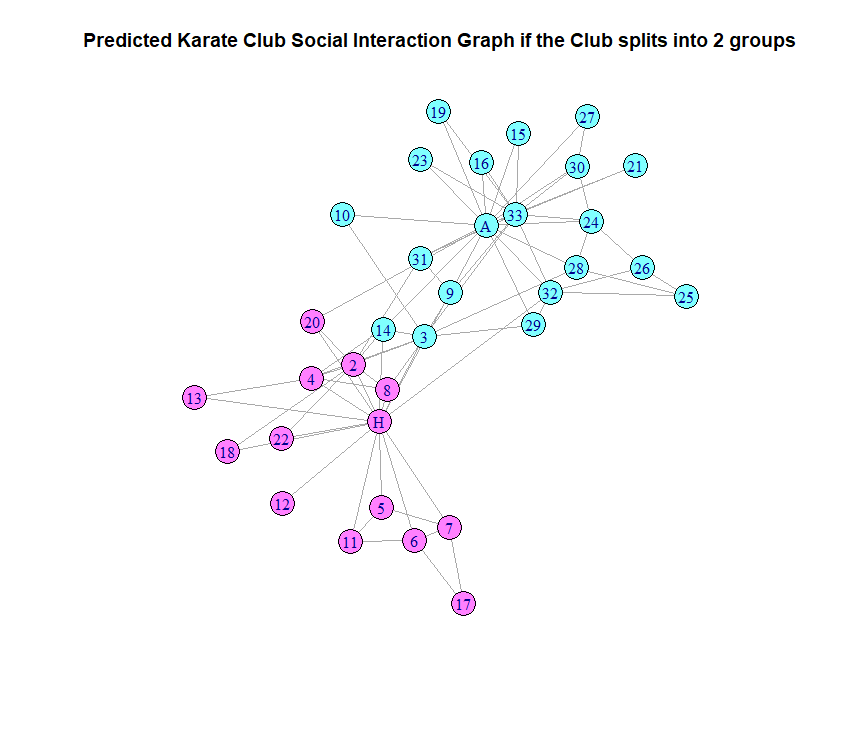

R code for this plot:
library("igraph")
library(igraphdata)
data(karate)
Karate_eb <- edge.betweenness.community(karate)
groups <- cutat(Karate_eb, 2)
colors <- cm.colors(2, 1)
plot(karate, 
     vertex.color=colors[groups],
     vertex.size = 10,
     main="Predicted Karate Club Social Interaction Graph if the Club splits into 2 groups"
)
